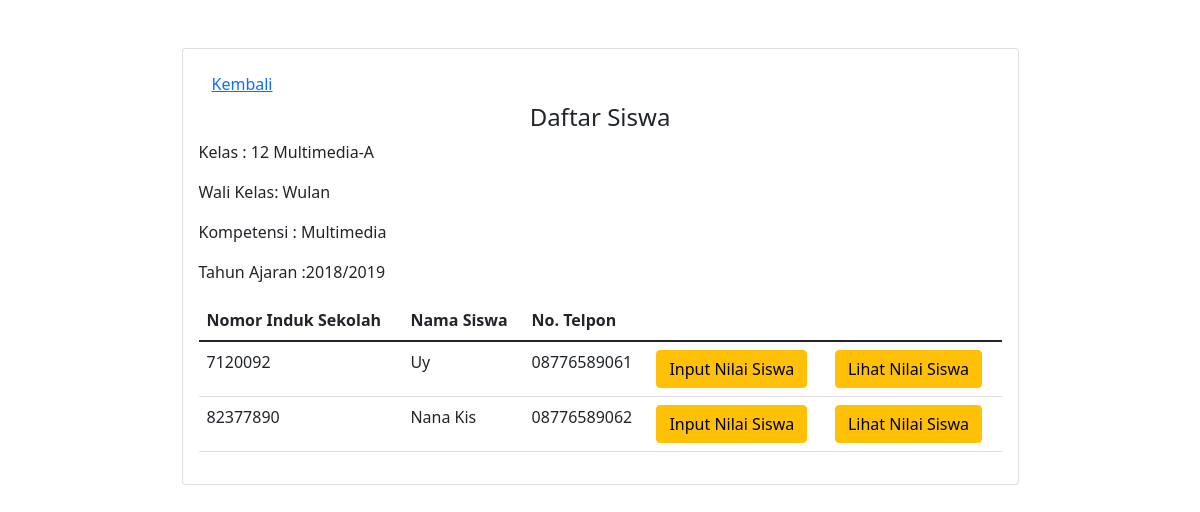
/kesiswaan/regiskelas_list.php?kdkelas=XIIMA, run on an earlier commit of the app's database.
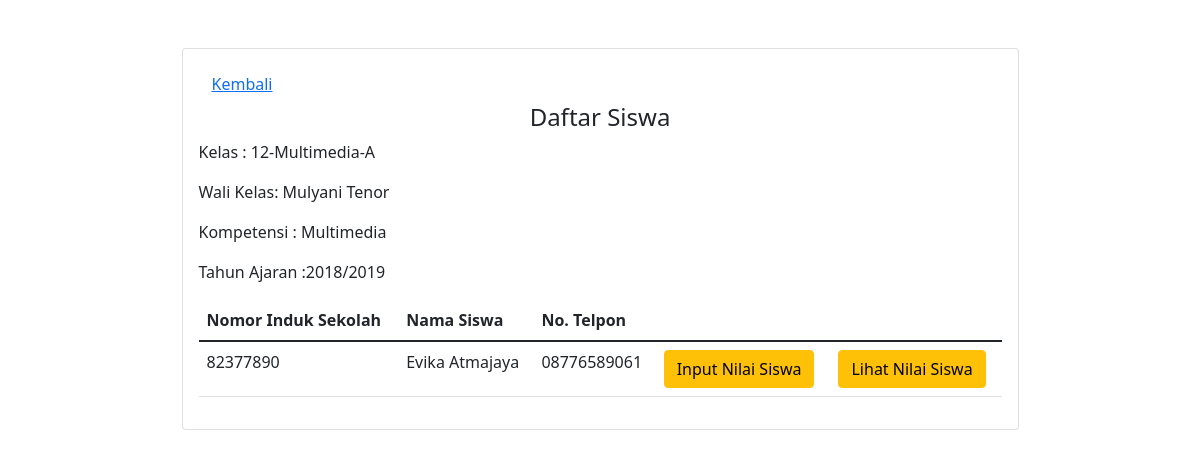
And on a later commit of the database.
### tables this page shows
CREATE TABLE `kelas` (
  `idKelas` varchar(5) NOT NULL,
  `deskripsiKelas` varchar(100) NOT NULL
);

CREATE TABLE `guru` (
  `nip` int(16) NOT NULL,
  `namaGuru` varchar(40) NOT NULL,
  `tanggalLahirGuru` date NOT NULL,
  `jenisKelaminGuru` enum('Perempuan','Laki-laki') NOT NULL,
  `alamatGuru` varchar(50) NOT NULL,
  `noTelpGuru` varchar(15) NOT NULL
);

CREATE TABLE `kompetensi` (
  `kodeKompetensi` varchar(5) NOT NULL,
  `namaKompetensi` varchar(20) NOT NULL,
  `kodeJurusan` varchar(5) NOT NULL
);

CREATE TABLE `registrasiKelas` (
  `nis` int(10) NOT NULL,
  `idKelas` varchar(10) NOT NULL,
  `tahunAjaran` varchar(9) NOT NULL,
  `nipGuruWali` int(16) NOT NULL
);

CREATE TABLE `siswa` (
  `nis` int(10) NOT NULL,
  `namaSiswa` varchar(30) NOT NULL,
  `tanggalLahirSiswa` date NOT NULL,
  `jenisKelaminSiswa` enum('Perempuan','Laki-laki') NOT NULL,
  `alamatSiswa` varchar(50) NOT NULL,
  `noTelpSiswa` varchar(16) NOT NULL,
  `namaOrangTua` varchar(30) NOT NULL,
  `kodeKompetensi` varchar(10) NOT NULL
);

### kesiswaan/regiskelas_list.php (the view, shortened to what this page needs)
<?php
include '../conn.php';
$idclass = $_GET['kdkelas'];
$sched = "SELECT * FROM registrasiKelas inner join kelas on registrasiKelas.idKelas = kelas.idKelas inner join guru on registrasiKelas.nipGuruWali = guru.nip inner join siswa on registrasiKelas.nis = siswa.nis inner join kompetensi on siswa.kodeKompetensi = kompetensi.kodeKompetensi WHERE kelas.idKelas = '$idclass'";
$q = mysqli_query($conn,$sched);
?>
<!DOCTYPE html>
<head>
    <link href="https://cdn.jsdelivr.net/npm/bootstrap@5.1.3/dist/css/bootstrap.min.css" rel="stylesheet">
</head>
<body>
    <div class="container">
        <div class="col-sm-9 mx-auto">
            <div class="card  my-5 card-body">
                <div>
                    <a href="kelas_list.php" class="btn btn-link"> Kembali </a>
                </div>
                <h4 class="text-center"> Daftar Siswa</h4>
                <?php
                        if(mysqli_num_rows($q)>0) {
                            $row=mysqli_fetch_array($q);
                                echo ("
                                <p> Kelas : ".$row['deskripsiKelas']." </p>
                                <p> Wali Kelas: ".$row['namaGuru']."</p>
                                <p>Kompetensi : ".$row['namaKompetensi']." </p>
                                <p>Tahun Ajaran :".$row['tahunAjaran']."</p>
                                ");
                        }
                ?>
                <table class="table">
                    <thead>
                        <tr>
                            <th scope="col">Nomor Induk Sekolah</th>
                            <th scope="col">Nama Siswa</th>
                            <th scope="col"> No. Telpon </th>
                        </tr>
                    </thead>
                    <tbody>
                    <?php
                        $q2     = mysqli_query($conn, $sched);
                        while ($r2 = mysqli_fetch_array($q2)) {
                            $nis       = $r2['nis'];
                            $namaSiswa     = $r2['namaSiswa'];
                            $noTelpSiswa = $r2['noTelpSiswa'];
                    ?>
                    <tr >
                                <td scope="col-12"><?php echo $nis ?></td>
                                <td scope="col-12"><?php echo $namaSiswa ?></td>
                                <td scope="col-12"><?php echo $noTelpSiswa ?></td>
                                <td><a href='regismapel.php?idsiswa=<?php echo $nis ?>' class='btn btn-warning'> Input Nilai Siswa </a> </td>
                                <td><a href='regismapel_list.php?idsiswa=<?php echo $nis ?>' class='btn btn-warning'> Lihat Nilai Siswa </a> </td>
                            </tr>
                            <?php
                        }
                        ?>
                    </tbody>
                </table>
            </div>
        </div>
    </div>
</body>
</html>

What changed in the data, as far as the page shows it:
no longer on this page (row edited): kelas: deskripsiKelas "12 Multimedia-A"
removed guru: namaGuru "Wulan"
no longer on this page (row unchanged): kompetensi: namaKompetensi "Multimedia"
removed registrasikelas: tahunAjaran "2018/2019", nis.nis "7120092", nis.namaSiswa "Uy", nis.noTelpSiswa "08776589061"
changed registrasikelas: nis.namaSiswa "Nana Kis" → "Evika Atmajaya"; nis.noTelpSiswa "08776589062" → "08776589061"
Also different on the page:
$row['deskripsiKelas']: "12 Multimedia-A" → "12-Multimedia-A"
$row['namaGuru']: "Wulan" → "Mulyani Tenor"
